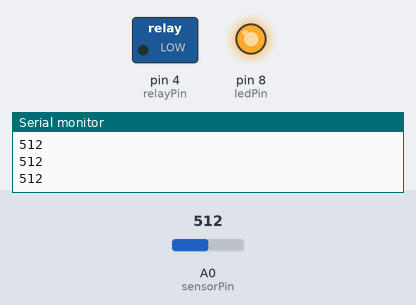
Bench run of a sketch on a simulated Arduino Uno, built with avr-gcc and run on an emulated ATmega328P. Parts: switched loads named in the sketch (green lamp = pin HIGH), output pins drawn as LEDs (lit = HIGH), the last lines printed to the serial monitor. Inputs (shaded band) come from the test bench; at power-on: A0 (sensorPin) = 512.

Above: at 1.3 s.
1.4 s: A0 (sensorPin) set to 483
At 2.5 s:
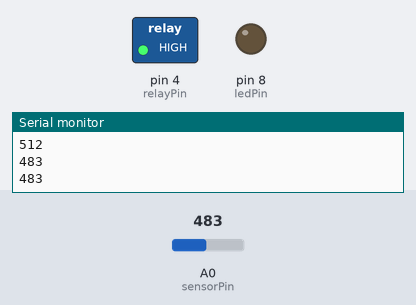
3.0 s: A0 (sensorPin) set to 510
At 3.6 s:
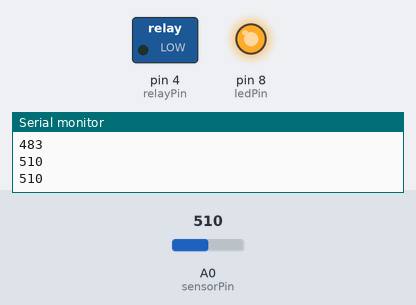
4.5 s: A0 (sensorPin) set to 490
At 4.8 s:
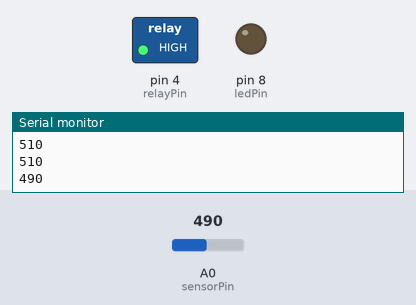
Timing chart, 0 to 7.5 s (numbered marks = the images above; inputs shaded):
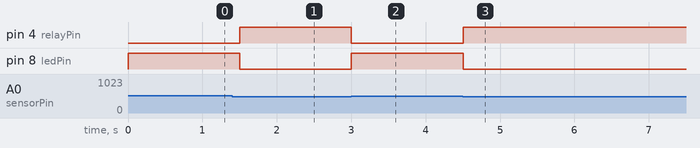

The sketch:

automatic_plant_watering_system1.ino
```cpp
const int sensorPin = A0;
const int relayPin = 4;
const int ledPin = 8;

int moistureValue;
int threshold = 500;

void setup() {
  pinMode(relayPin, OUTPUT);
  pinMode(ledPin, OUTPUT);

  digitalWrite(relayPin, HIGH);   // Relay OFF (active LOW)
  digitalWrite(ledPin, LOW);

  Serial.begin(9600);
}

void loop() {
  moistureValue = analogRead(sensorPin);

  Serial.println(moistureValue);

  if (moistureValue > threshold) {
    digitalWrite(relayPin, LOW);   // Pump ON
    digitalWrite(ledPin, HIGH);
  } else {
    digitalWrite(relayPin, HIGH);  // Pump OFF
    digitalWrite(ledPin, LOW);
  }

  delay(500);
}
```

Measured:
- the behaviour switches between 501 and 500 on A0 (sensorPin) (found by bisection; images 0 and 1)
- after the input at 1.4 s, pin 4 (relayPin): LOW → HIGH after 0.10 s; pin 8 (ledPin): HIGH → LOW after 0.10 s
- after the input at 3.0 s, pin 4 (relayPin): HIGH → LOW at once; pin 8 (ledPin): LOW → HIGH at once
- after the input at 4.5 s, pin 4 (relayPin): LOW → HIGH at once; pin 8 (ledPin): HIGH → LOW at once
